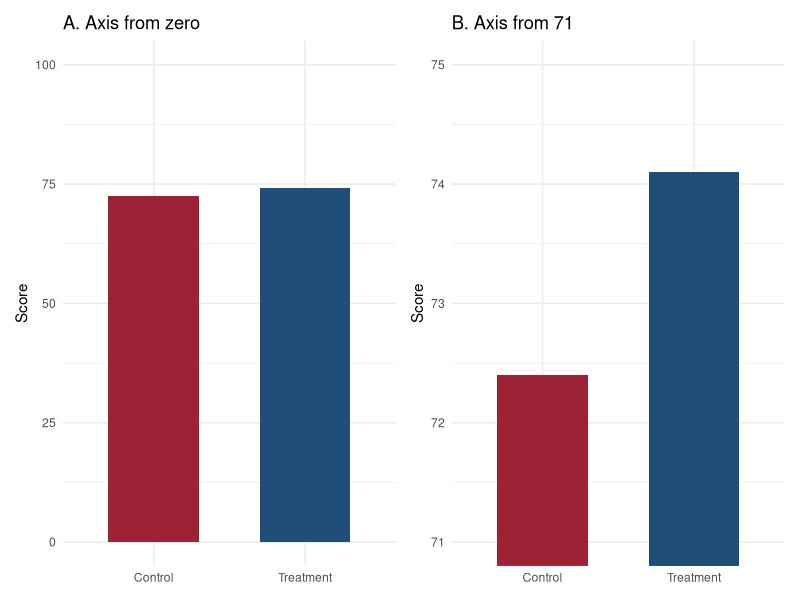
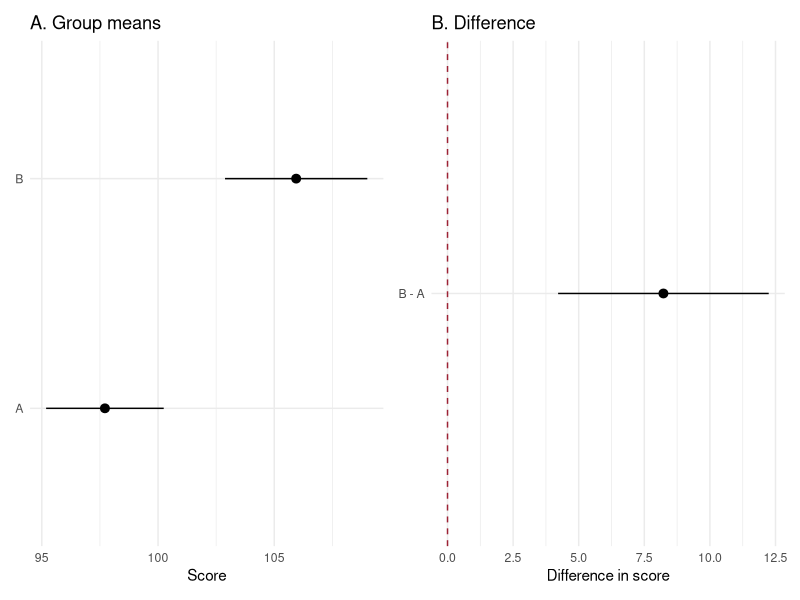

Recreate these plots in R, in order.
## ---- chunk 1
#| label: fig-truncated
#| fig-cap: "The same two means, encoded twice. Panel A begins the y-axis
#|   at zero and the difference is what it is: small. Panel B begins the
#|   axis at 71 and the same difference fills the panel. Neither panel
#|   contains a false number, and a reader who glances at B carries away
#|   a conclusion the data do not support."
#| fig-width: 7
#| fig-height: 3.5
#| message: false
library(tidyverse)
library(patchwork)

d <- tibble(
  arm  = c("Control", "Treatment"),
  mean = c(72.4, 74.1)
)

base <- ggplot(d, aes(arm, mean, fill = arm)) +
  geom_col(width = 0.6, show.legend = FALSE) +
  scale_fill_manual(values = c(Control = "#9d2235",
                               Treatment = "#1f4e79")) +
  labs(x = NULL, y = "Score") +
  theme_minimal()

p_honest    <- base +
  coord_cartesian(ylim = c(0, 100)) +
  labs(title = "A. Axis from zero")

p_truncated <- base +
  coord_cartesian(ylim = c(71, 75)) +
  labs(title = "B. Axis from 71")

p_honest + p_truncated
## ---- chunk 2
#| label: overlap-demo
set.seed(11)

a <- rnorm(60, mean = 100, sd = 12)
b <- rnorm(60, mean = 106, sd = 12)

ci <- function(x) {
  m  <- mean(x)
  se <- sd(x) / sqrt(length(x))
  c(lower = m - 1.96 * se, mean = m, upper = m + 1.96 * se)
}

rbind(group_a = ci(a), group_b = ci(b)) |> round(1)

t.test(b, a)
## ---- chunk 3
#| label: fig-overlap
#| fig-cap: "Left: the two group means with their 95% intervals, which
#|   overlap. Right: the 95% interval for the difference, which excludes
#|   zero. These are not in conflict; they are answers to different
#|   questions. Reading significance off the overlap on the left is the
#|   error."
#| fig-width: 7
#| fig-height: 3.2
means <- bind_rows(
  as_tibble_row(ci(a)) |> mutate(group = "A"),
  as_tibble_row(ci(b)) |> mutate(group = "B")
)

tt <- t.test(b, a)
diff <- tibble(
  group = "B - A",
  mean  = unname(diff(rev(tt$estimate))),
  lower = tt$conf.int[1],
  upper = tt$conf.int[2]
)

p_means <- ggplot(means, aes(mean, group)) +
  geom_pointrange(aes(xmin = lower, xmax = upper)) +
  labs(title = "A. Group means", x = "Score", y = NULL) +
  theme_minimal()

p_diff <- ggplot(diff, aes(mean, group)) +
  geom_pointrange(aes(xmin = lower, xmax = upper)) +
  geom_vline(xintercept = 0, linetype = "dashed",
             colour = "#9d2235") +
  labs(title = "B. Difference", x = "Difference in score",
       y = NULL) +
  theme_minimal()

p_means + p_diff
